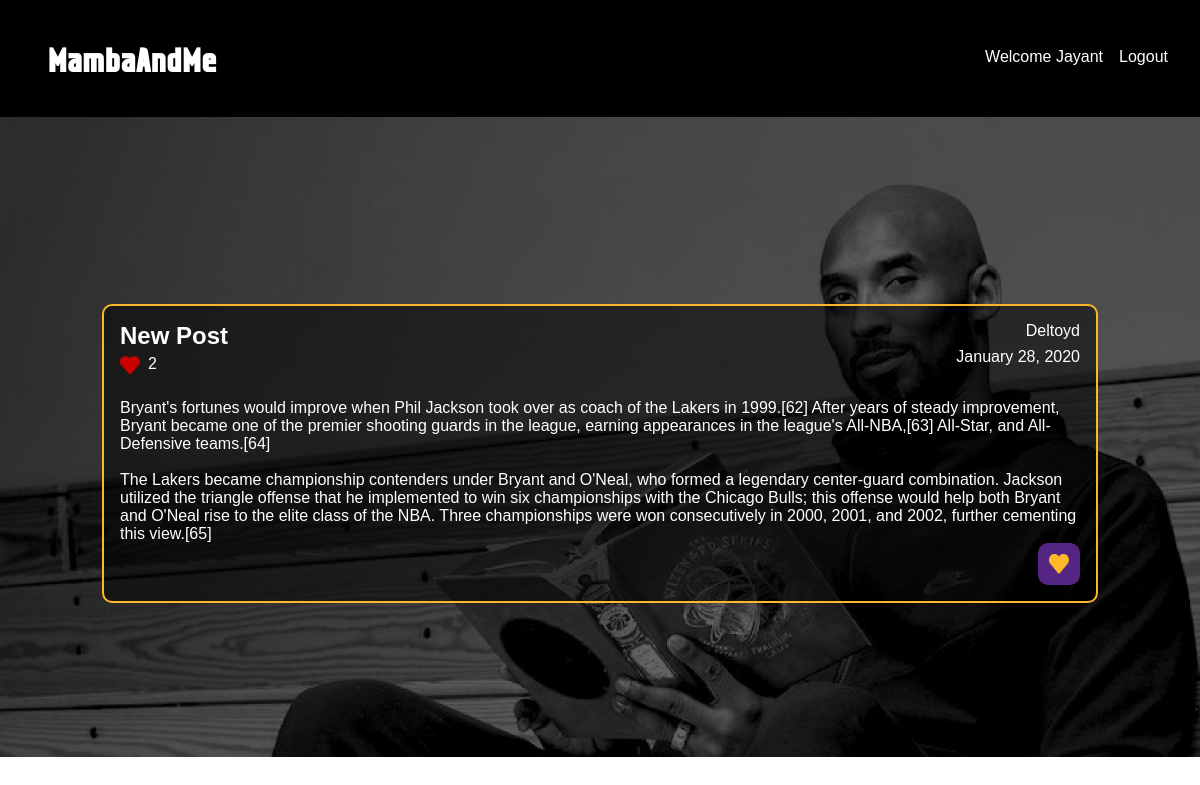
Screenshot of /readStory.php?storyID=6 (signed in) with the database file from the repository.
### tables this page shows
CREATE TABLE `story` (
  `storyID` int(11) NOT NULL,
  `memberID` int(11) NOT NULL,
  `timestamp` varchar(255) NOT NULL,
  `username` varchar(255) NOT NULL,
  `title` text NOT NULL,
  `story` text NOT NULL,
  `heart` int(11) NOT NULL
);

### includes/story_helper.php (called while the page is built, shortened)
<?php
    function getHeartedStories($storyID, $connection) {
        $heartedStoriesID = [];
        if (isset($_SESSION['username'])) {
            $sql = "SELECT storyID FROM hearts WHERE memberID = ?";
            if ($stmt = $connection->prepare($sql)) {
                $stmt->bind_param('i', $_SESSION['memberID']);
                $stmt->execute();
                $result = $stmt->get_result();
                while ($row = $result->fetch_assoc()) {
                    $heartedStoriesID[] = $row['storyID'];
                }
            }
        }
        return $heartedStoriesID;
    }
?>

### readStory.php (the view, shortened to what this page needs)
<?php
    require("includes/header.php");
    $storyID = $_GET['storyID'];
?>
<div class="page-background">
    <div class="container-login background-image read-story overlay">
<?php
    if (!empty($storyID)) {
        require_once("includes/db_connection.php");
        require_once("includes/story_helper.php");
        $heartedStoriesID = getHeartedStories($storyID, $connection);
        $sql = "SELECT timestamp, username, title, story, heart FROM story WHERE storyID = ?";
        if ($stmt = $connection->prepare($sql)) {
            $stmt->bind_param('i', $storyID);
            $stmt->execute();
            $result = $stmt->get_result();
            while ($row = $result->fetch_assoc()) {
                $storyTitle = $row['title'];
                $storyUser = $row['username'];
                $storyContent = $row['story'];
                $storyHeart = $row['heart'];
                $date = $row['timestamp'];
                $storyDate = date("F j, Y", $date);
                $storyDivID = 'story_' . $storyID;
                echo "<div class='story-post separate-page' id='" . $storyDivID . "'>";
                echo "<div class='story-title'>";
                    echo "<div class='story-top'>";
                        echo "<h3>" . $storyTitle . "</h3>";
                        echo "<div class='hearts'>";
                        echo "<img src='img/heart.png' alt='heart icon'>";
                        echo "<p class='heart-number'>" . $storyHeart . "</p>";
                        echo "</div>";
                    echo "</div>";
                    echo "<div class='story-metadata'>";
                        echo "<p>" . $storyUser . "</p>";
                        echo "<p>" . $storyDate . "</p>";
                    echo "</div>";
                echo "</div>";
                echo "<div class='story-content'>";
                    echo "<p>" . nl2br($storyContent) . "</p>";
                echo "</div>";
                echo "<div class='add-heart'>";
                if (in_array($storyID, $heartedStoriesID)) {
                    echo "<div class='heart-button clicked'>";
                        echo "<img src='img/heart_clicked.png'>";
                    echo "</div>";
                }
                echo "</div>";
            echo "</div>";
            }
        } else {
            $error = $connection->errno . ' ' . $connection->error;
            echo $error;
        }
    } else {
        header("Location: index.php");
    }
?>
    </div>
</div>
</body>
</html>

### css/main.css (style rules this page uses)
html { scroll-behavior: smooth; }
p { margin: 0; }
body { margin: 0; padding: 0; font-family: Bahnschrift, Helvetica; }
.container-login { width: 100%; min-height: 80vh; display: -webkit-box; display: -webkit-flex; display: -moz-box; display: -ms-flexbox; display: flex; flex-wrap: wrap; justify-content: center; align-items: center; position: relative; z-index: 1; }
.background-image.read-story { background-image: url("../img/background6.png"); }
.background-image { background-repeat: no-repeat; background-size: cover; background-position: center; }
.overlay:before { position: absolute; content: ""; top: 0; left: 0; width: 100%; height: 100%; display: block; z-index: 1; background-color: rgba(0, 0, 0, 0.6); }
.story-post { width: 80%; margin: 0 auto; border: 2px solid rgb(253, 184, 39); border-radius: 10px; padding: 1rem; margin-top: 2rem; }
.story-title { display: flex; }
.story-top { flex: 1; margin: 0; margin-bottom: 0.5rem; }
.story-top h3 { font-size: 1.5rem; margin-top: 0; margin-bottom: 0.3rem; }
.story-metadata { text-align: end; margin-bottom: 0.5rem; margin-top: 0; }
.story-metadata p:first-of-type { margin-top: 0; margin-bottom: 0.5rem; }
.hearts { display: flex; }
.hearts img { width: 20px; height: 20px; }
.hearts p { margin: 0; margin-left: 0.5rem; }
.story-content { margin-top: 1rem; }
.add-heart { display: flex; justify-content: flex-end; margin-left: auto; margin-right: 0; }
.heart-button { display: flex; padding: 0.5rem; border: 3px solid rgb(84, 37, 131); border-radius: 10px; }
.heart-button.clicked { background-color: rgb(84, 37, 131); cursor: default; }
.heart-button.clicked img { margin-left: 0; }
.add-heart img { margin-left: 0.3rem; width: 20px; height: 20px; }
.story-post.separate-page { background-color: rgba(0, 0, 0, 0.5); color: white; z-index: 2; }

### rows the page displays
story: title "New Post", heart "2", username "Deltoyd", timestamp "January 28, 2020", story "Bryant's fortunes would improve when Phil Jackson took over as coach of the Lakers in 1999.[62] After years of steady improvement, Bryant became one of the premier shooting guards in the league, earning appearances in the league's All-NBA,[63] All-Star, and All-Defensive teams.[64] The Lakers became championship contenders under Bryant and O'Neal, who formed a legendary center-guard combination. Jackson utilized the triangle offense that he implemented to win six championships with the Chicago Bulls; this offense would help both Bryant and O'Neal rise to the elite class of the NBA. Three championships were won consecutively in 2000, 2001, and 2002, further cementing this view.[65]"

### other values shown
$_SESSION['first-name'] "Jayant"
